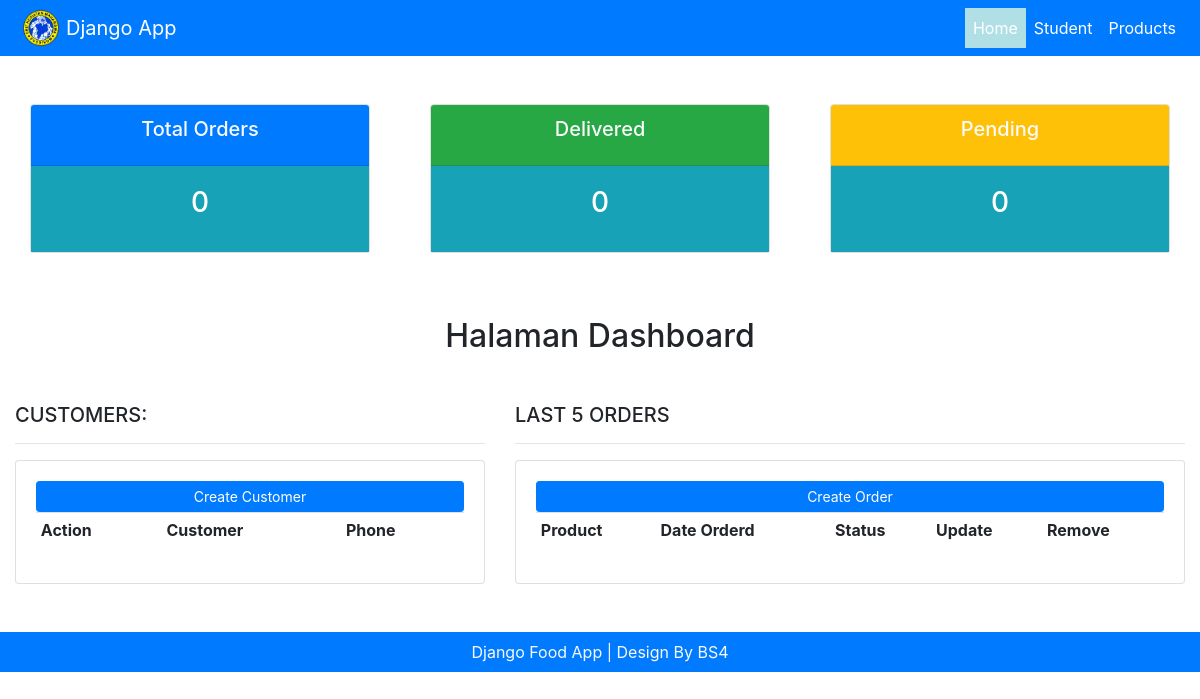
/, run on an earlier commit of the app's database.
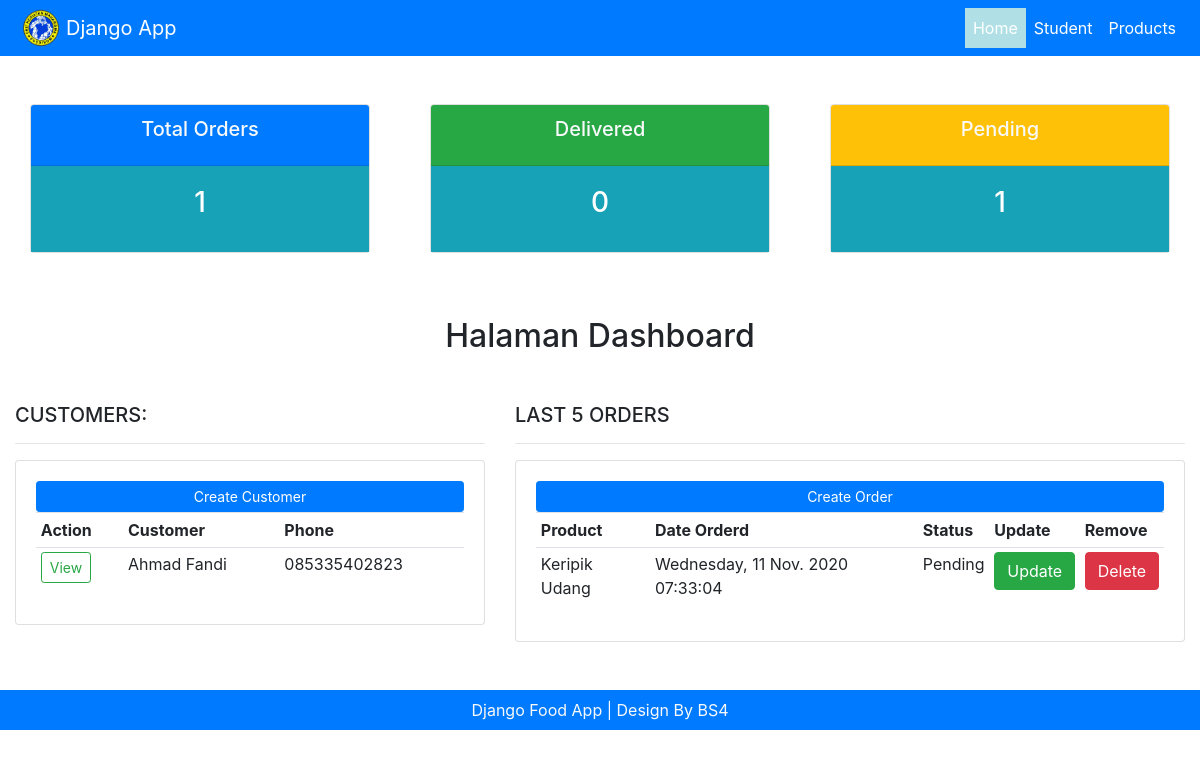
And on a later commit of the database.
### masruri/models.py (models this page shows, shortened)
class Custumer(models.Model):
    name = models.CharField(max_length=200, blank=True, null=True)
    phone = models.CharField(max_length=200, blank=True, null=True)
    email = models.CharField(max_length=200, blank=True, null=True)
    date_created = models.DateTimeField(auto_now_add=True, null=True)

class Order(models.Model):
    STATUS = (
        ('Pending', 'Pending'),
        ('Out for delivery', 'Out for delivery'),
        ('Delivered', 'Delivered'),
    )
    custumer = models.ForeignKey(
        Custumer, null=True, on_delete=models.SET_NULL)
    product = models.ForeignKey(Product, null=True, on_delete=models.SET_NULL)
    date_created = models.DateTimeField(auto_now_add=True, null=True)
    status = models.CharField(max_length=200, null=True, choices=STATUS)

class Product(models.Model):
    CATEGORY = (
        ('Indoor', 'Indoor'),
        ('Out Door', 'Out Door'),
    )
    name = models.CharField(max_length=200, blank=True, null=True)
    price = models.IntegerField(blank=True, null=True)
    category = models.CharField(
        max_length=200, blank=True, null=True, choices=CATEGORY)
    description = models.CharField(max_length=200, blank=True, null=True)
    date_created = models.DateTimeField(auto_now_add=True, null=True)
    tag = models.ManyToManyField(Tag)
    def __str__(self):
        return self.name

### masruri/views.py (the view)
# urls.py: 2. Add a URL to urlpatterns:  path('', views.home, name='home')
def home(request):
    list_custumer = Custumer.objects.all()
    list_order = Order.objects.all()
    total_order = list_order.count()
    delivered = list_order.filter(status='Deliverd').count()
    pending = list_order.filter(status='Pending').count()
    data = {
        'judul': 'Halaman Dashboard',
        'menu': 'home',
        'custumer': list_custumer,
        'order': list_order,
        'total_orders': total_order,
        'delivered': delivered,
        'pending': pending,
    }
    return render(request, 'dashboard.html', data)

### masruri/templates/dashboard.html (shortened to what this page needs)
{% extends "main.html" %}
{% block content %}
{% include "status.html" %}
<div class="container-fluid">
    <h2 class="my-2 text-center">{{ judul }}</h2>
    <div class="row my-5">
        <div class="col-md-5">
            <h5>CUSTOMERS:</h5>
            <hr>
            <div class="card card-body">
                <a class="btn btn-primary btn-sm btnblock" href="">Create Customer</a>
                <table class="table table-sm">
                    <tr>
                        <th>Action</th>
                        <th>Customer</th>
                        <th>Phone</th>
                    </tr>
                    {% for datacustumer in custumer %}
                    <tr>
                        <td><a href="{% url 'custumer' datacustumer.id %}"
                                class="btn btn-outline-success btn-sm">View</a></td>
                        <td>{{ datacustumer.name }}</td>
                        <td>{{ datacustumer.phone }}</td>
                    </tr>
                    {% endfor %}
                </table>
            </div>
        </div>
        <div class="col-md-7">
            <h5>LAST 5 ORDERS</h5>
            <hr>
            <div class="card card-body">
                <a class="btn btn-primary btn-sm btnblock" href="">Create Order</a>
                <table class="table table-sm">
                    <tr>
                        <th>Product</th>
                        <th>Date Orderd</th>
                        <th>Status</th>
                        <th>Update</th>
                        <th>Remove</th>
                    </tr>
                    {% for dataorder in order %}
                    <tr>
                        <td>{{ dataorder.product }}</td>
                        <td>{{ dataorder.date_created|date:"l, d N Y" }}
                            {{ dataorder.date_created|time:"H:i:s" }}
                        </td>
                        <td>{{ dataorder.status }}</td>
                        <td><a href="" class="btn btn-success">Update</a></td>
                        <td><a href="" class="btn btn-danger">Delete</a></td>
                    </tr>
                    {% endfor %}
                </table>
            </div>
        </div>
    </div>
</div>
{% endblock content %}

What changed in the data, as far as the page shows it:
added Custumer: name "Ahmad Fandi", phone "085335402823"
added Order: product "Keripik Udang", date_created "Wednesday, 11 Nov. 2020", date_created "07:33:04", status "Pending"
Also different on the page:
{{ total_orders }}: "0" → "1"
{{ pending }}: "0" → "1"
